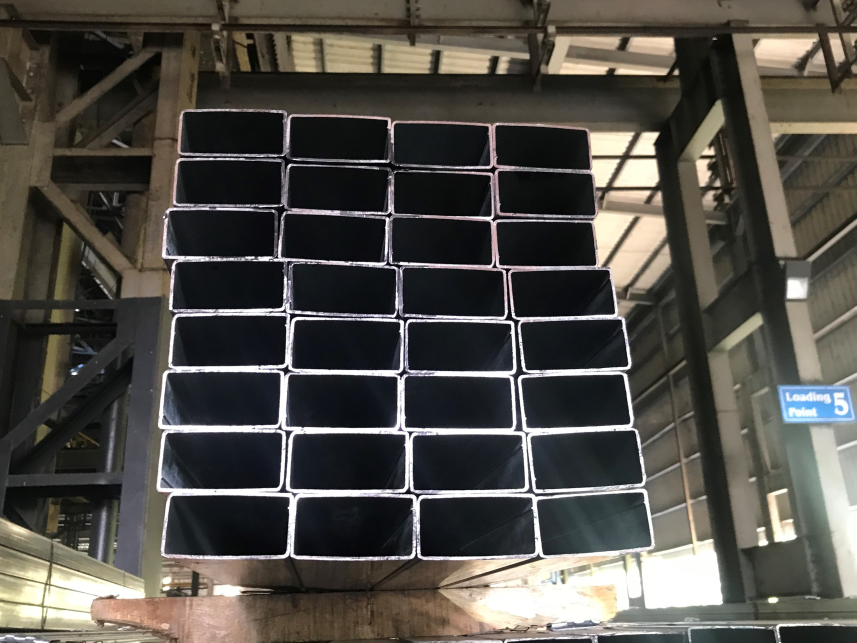
#> input picture Python scipts/IMG_23151.jpg, 3426 x 2569 px (shown at 1/4 size)
$ python template.py
#> lines starting #> are read from the running program, lines starting #| are printed output that depends on the picture; after the words box and inside, x2 and y2 are one past the last pixel; in counts of white or black regions, pixels touching at a corner belong together; pictures that were not available may be replaced by others from this repository, and a replacement may not be noted
import numpy as np
import cv2 as cv

img=cv.imread('IMG_23151.jpg',cv.IMREAD_GRAYSCALE)
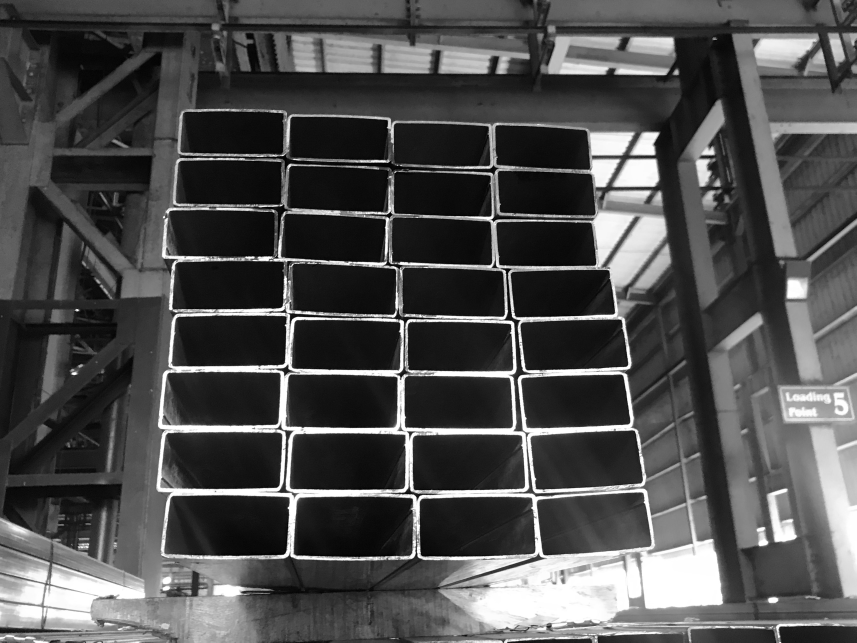
#> img: shape (2569, 3426) (shown at 1/4 size); min 0, max 255, mean 78.3


temp=cv.imread('temp.png',cv.IMREAD_GRAYSCALE)
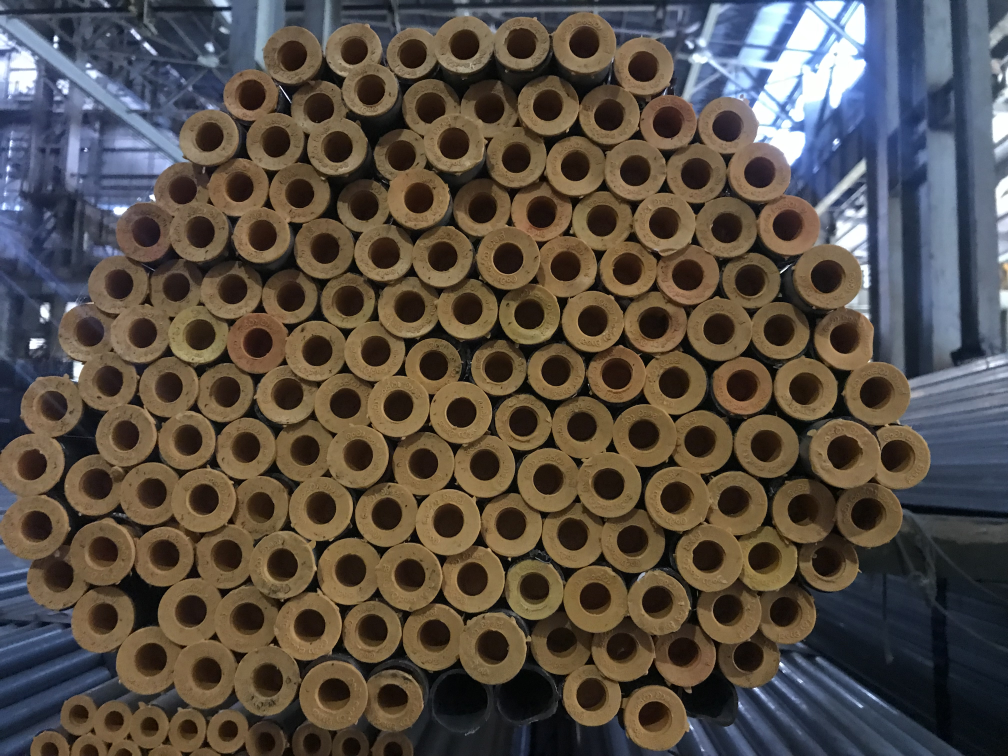
#> input picture Python scipts/IMG_231.JPG, 4032 x 3024 px, given in place of temp.png, which was not available (shown at 1/4 size)
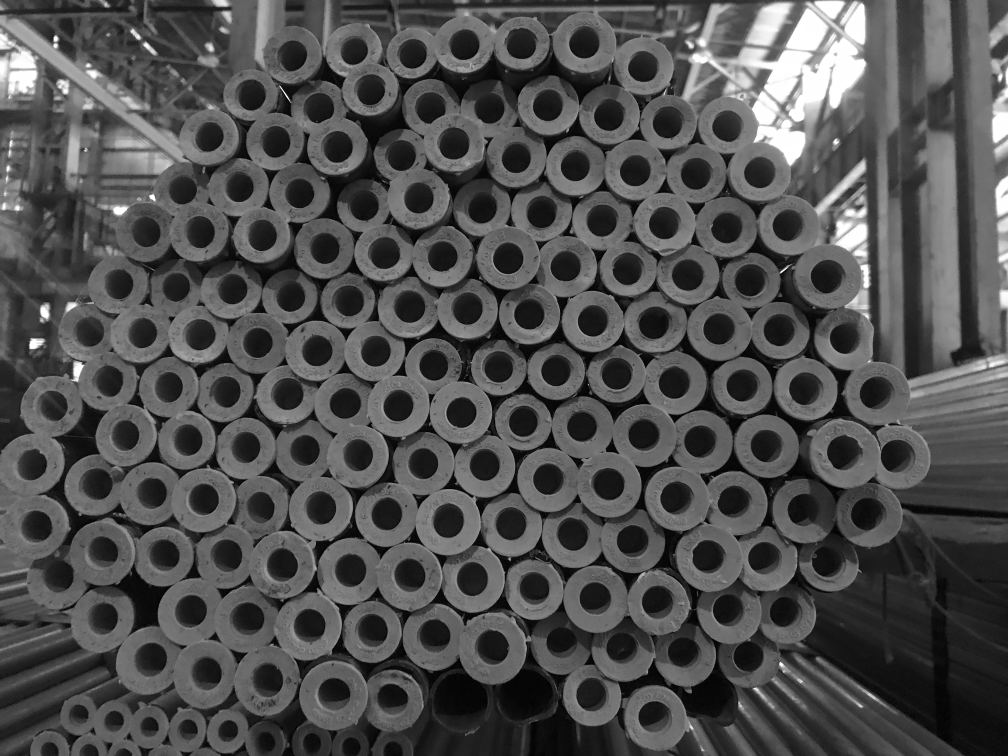
#> temp: shape (3024, 4032) (shown at 1/4 size); min 0, max 255, mean 79.5
ret,template=cv.threshold(temp,100,255,cv.THRESH_BINARY)
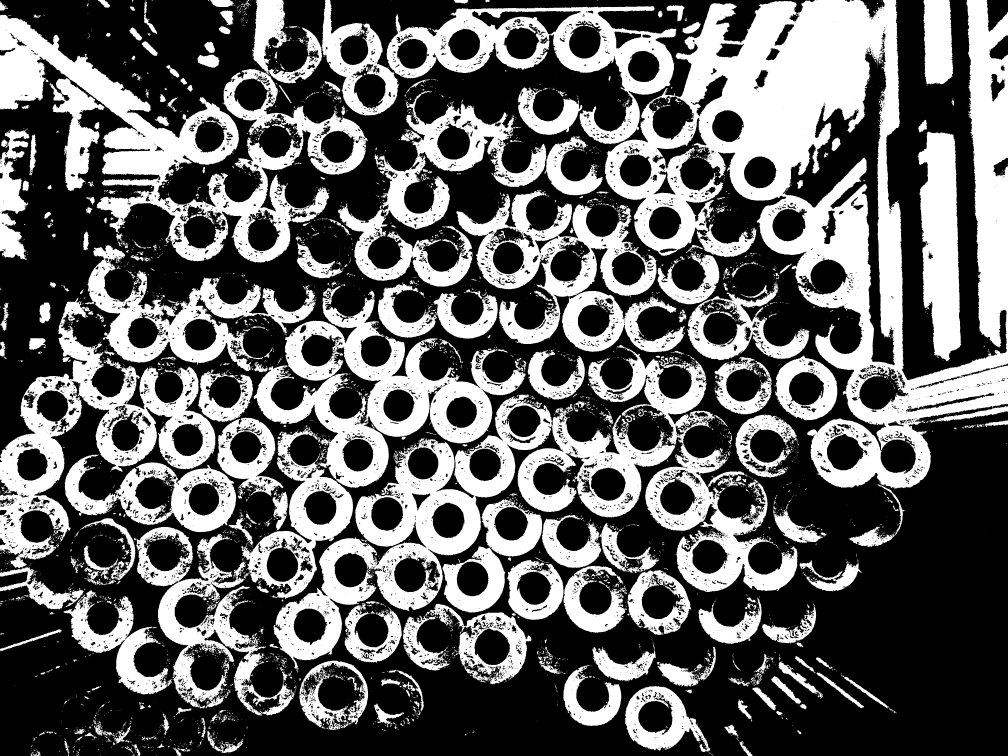
#> template: shape (3024, 4032) (shown at 1/4 size); 38.6% white; 7054 white regions (6001 under 20 px), largest, box (x1, y1, x2, y2) and area: (2419, 0, 4032, 1955) 1077045, (0, 59, 1471, 1050) 357950, (1094, 1578, 2208, 2678) 257343
##
cv.imshow('figure',template)

w, h = template.shape[::-1]
#> w = 4032; h = 3024

res = cv.matchTemplate(img,template,cv.TM_CCOEFF_NORMED)
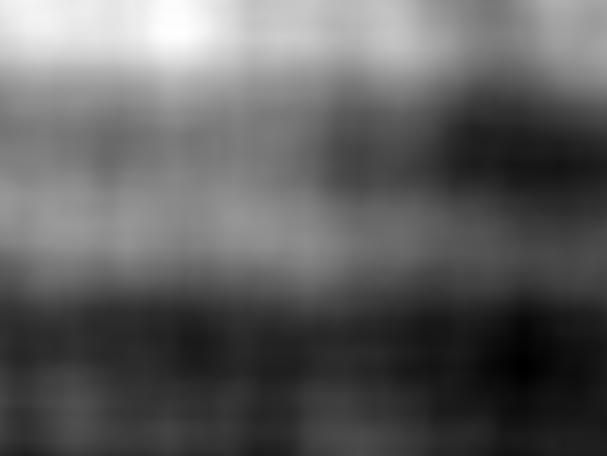
#> res: shape (456, 607) float32; min -0.101, max 0.0309, mean -0.0517; drawn with min black and max white
threshold = 0.6
loc = np.where( res >= threshold)
#> loc = (empty array, empty array)
for pt in zip(*loc[::-1]):
    cv.rectangle(img, pt, (pt[0] + w, pt[1] + h), (0,0,255), 2)
#> this loop made 0 passes
cv.imwrite('res.png',img)


cv.namedWindow('fig',cv.WINDOW_KEEPRATIO)
cv.imshow('fig',img)

cv.imshow('fig1',temp)
